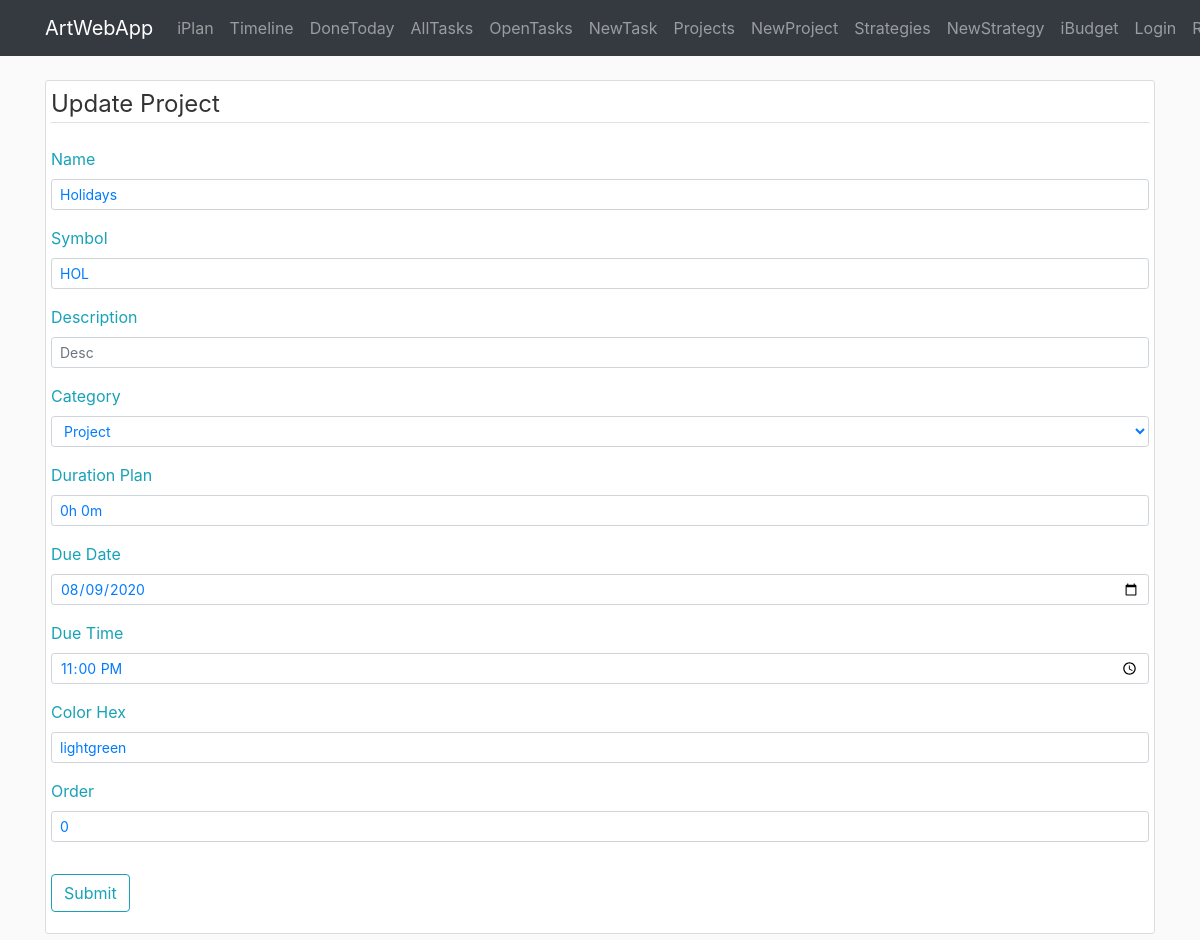
Page /iplan/project/update/9 on the earlier database version.
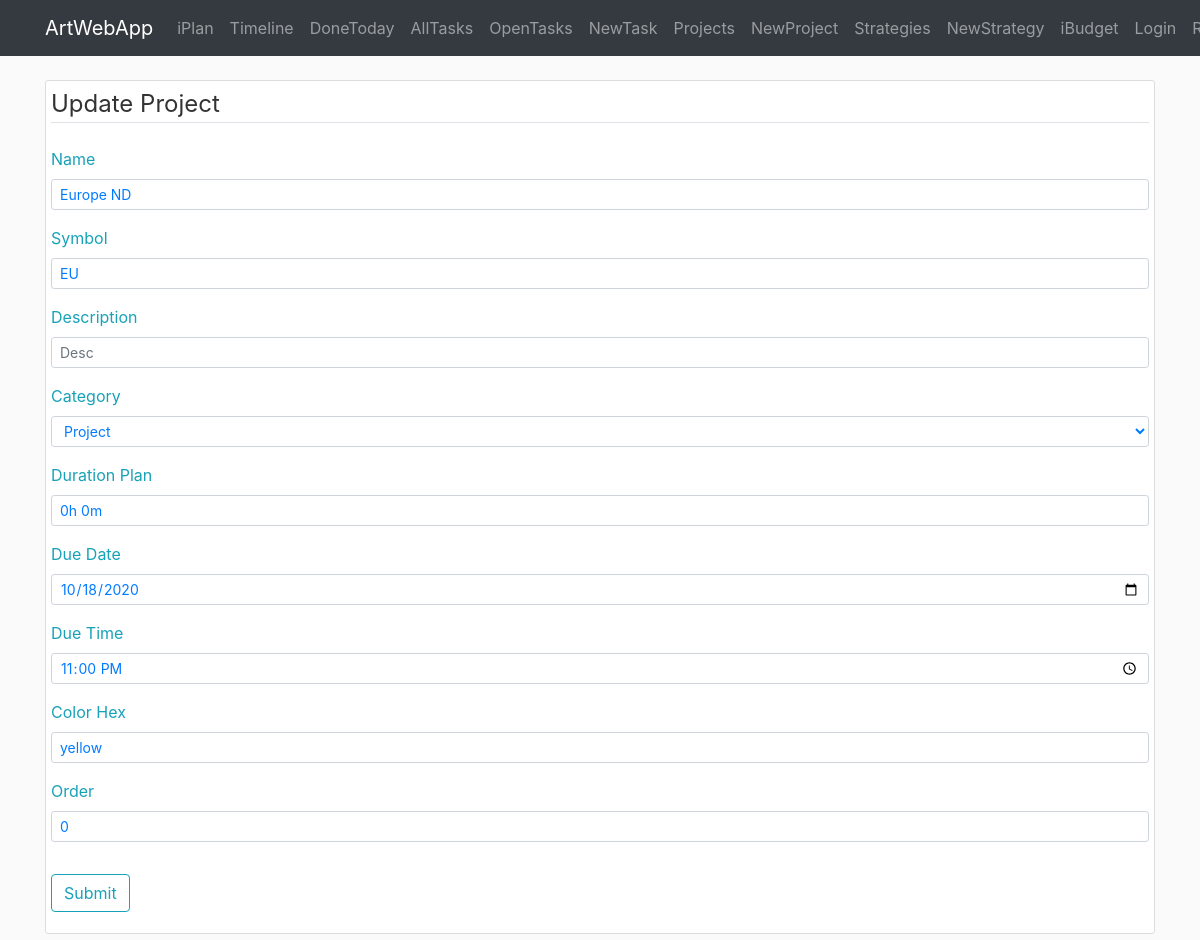
Same page on the later database version.
### awa/iplan/models.py (models this page shows, shortened)
class Project(db.Model):
    id = db.Column(db.Integer, primary_key=True)
    name = db.Column(db.String(40), nullable=False)
    symbol = db.Column(db.String(3))
    desc = db.Column(db.Text)
    category = db.Column(db.String(20))
    color = db.Column(db.String(7))
    order = db.Column(db.Integer)
    time_creation = db.Column(db.DateTime, default=datetime.now)
    time_completion = db.Column(db.DateTime)
    time_due = db.Column(db.DateTime)
    duration_plan = db.Column(db.Interval, nullable=False, default=timedelta(0))
    show_timeline = db.Column(db.Boolean, default=True, nullable=False)
    br_task = db.relationship('Task', backref='project')  # todo: lazy=True - test that later

### awa/iplan/routes.py (the view)
@iplan.route('/iplan/project/update/<id_project>', methods=['GET', 'POST'])
def project_update(id_project):
    item_project = Project.query.get_or_404(id_project)
    form_project = ProjectForm()
    form_project.category.choices = PROJECT_CATEGORY_CHOICES
    if form_project.validate_on_submit():
        item_project.name = form_project.name.data
        item_project.symbol = form_project.symbol.data
        item_project.desc = form_project.desc.data
        item_project.category = dict(PROJECT_CATEGORY_CHOICES).get(form_project.category.data)
        item_project.color = form_project.color.data
        item_project.order = form_project.order.data
        item_project.duration_plan = duration_from_string(form_project.duration_plan.data)
        item_project.time_due = datetime(year=form_project.time_due_date.data.year, month=form_project.time_due_date.data.month,
                          day=form_project.time_due_date.data.day) + timedelta(hours=form_project.time_due_time.data.hour, minutes=form_project.time_due_time.data.minute)
        db.session.commit()
        return redirect(url_for('iplan.project'))
    elif request.method == 'GET':
        form_project.name.data = item_project.name
        form_project.symbol.data = item_project.symbol
        form_project.desc.data = item_project.desc
        form_project.category.data = reverse_dict(PROJECT_CATEGORY_CHOICES).get(item_project.category, 1)
        form_project.color.data = item_project.color
        form_project.order.data = item_project.order
        form_project.duration_plan.data = string_from_duration(item_project.duration_plan)
        form_project.time_due_date.data = item_project.time_due
        form_project.time_due_time.data = item_project.time_due
    return render_template('iplan/project_edit.html', form=form_project, legend='Update Project')

### awa/iplan/forms.py
class ProjectForm(FlaskForm):
    name = StringField(label='Name', validators=[DataRequired(), Length(max=40)])
    symbol = StringField(label='Symbol', validators=[Length(max=20)])
    desc = StringField(label='Description')
    category = SelectField(label='Category', coerce=int)
    time_due_date = DateField(label='Due Date')
    time_due_time = TimeField(label='Due Time')
    duration_plan = StringField(label='Duration Plan')
    color = StringField(label='Color Hex')
    order = IntegerField(label='Order')
    submit = SubmitField(label='Submit')

### awa/iplan/utils.py (called while the page is built, shortened)
def reverse_dict(x):
    return {v: k for (k, v) in dict(x).items()}

def string_from_duration(x):
    if x is None or x.total_seconds() == 0:
        return '0h 0m'

### awa/templates/iplan/project_edit.html (shortened to what the changed rows need)
{% extends "layout.html" %}
{% block content %}
<div class="container">
    <div class="content-section">
        <form method="POST" action="">
            <fieldset class="form-group">
                <div class="form-group">
                    {{ form.name.label(class="form-control-label text-info") }}
                    {% if form.name.errors %}
                        {{ form.name(class="form-control form-control-sm is-invalid") }}
                        <div class="invalid-feedback">
                            {% for error in form.name.errors %}
                                <span>{{ error }}</span>
                            {% endfor %}
                        </div>
                    {% else %}
                        {{ form.name(class="form-control form-control-sm text-primary", placeholder='Name') }}
                    {% endif %}
                </div>
                <div class="form-group">
                    {{ form.symbol.label(class="form-control-label text-info") }}
                    {% if form.symbol.errors %}
                        {{ form.symbol(class="form-control form-control-sm is-invalid") }}
                        <div class="invalid-feedback">
                            {% for error in form.symbol.errors %}
                                <span>{{ error }}</span>
                            {% endfor %}
                        </div>
                    {% else %}
                        {{ form.symbol(class="form-control form-control-sm text-primary", placeholder='Symbol') }}
                    {% endif %}
                </div>
                <div class="form-group">
                    {{ form.desc.label(class="form-control-label text-info") }}
                    {% if form.desc.errors %}
                        {{ form.desc(class="form-control form-control-sm is-invalid") }}
                        <div class="invalid-feedback">
                            {% for error in form.desc.errors %}
                                <span>{{ error }}</span>
                            {% endfor %}
                        </div>
                    {% else %}
                        {{ form.desc(class="form-control form-control-sm text-primary", placeholder='Desc') }}
                    {% endif %}
                </div>
                <div class="form-group">
                    {{ form.category.label(class="form-control-label text-info") }}
                    {% if form.category.errors %}
                        {{ form.category(class="form-control form-control-sm is-invalid") }}
                        <div class="invalid-feedback">
                            {% for error in form.category.errors %}
                                <span>{{ error }}</span>
                            {% endfor %}
                        </div>
                    {% else %}
                        {{ form.category(class="form-control form-control-sm text-primary") }}
                    {% endif %}
                </div>
                <div class="form-group">
                    {{ form.duration_plan.label(class="form-control-label text-info") }}
                    {% if form.duration_plan.errors %}
                        {{ form.duration_plan(class="form-control form-control-sm is-invalid") }}
                        <div class="invalid-feedback">
                            {% for error in form.duration_plan.errors %}
                                <span>{{ error }}</span>
                            {% endfor %}
                        </div>
                    {% else %}
                        {{ form.duration_plan(class="form-control form-control-sm text-primary", placeholder='0h 0m') }}
                    {% endif %}
                </div>
                <div class="form-group">
                    {{ form.time_due_date.label(class="form-control-label text-info") }}
                    {% if form.time_due_date.errors %}
                        {{ form.time_due_date(class="form-control form-control-sm is-invalid") }}
                        <div class="invalid-feedback">
                            {% for error in form.time_due_date.errors %}
                                <span>{{ error }}</span>
                            {% endfor %}
                        </div>
                    {% else %}
                        {{ form.time_due_date(class="form-control form-control-sm text-primary") }}
                    {% endif %}
                </div>
                <div class="form-group">
                    {{ form.color.label(class="form-control-label text-info") }}
                    {% if form.color.errors %}
                        {{ form.color(class="form-control form-control-sm is-invalid") }}
                        <div class="invalid-feedback">
                            {% for error in form.color.errors %}
                                <span>{{ error }}</span>
                            {% endfor %}
                        </div>
                    {% else %}
                        {{ form.color(class="form-control form-control-sm text-primary") }}
                    {% endif %}
                </div>
                <div class="form-group">
                    {{ form.order.label(class="form-control-label text-info") }}
                    {% if form.order.errors %}
                        {{ form.order(class="form-control form-control-sm is-invalid") }}
                        <div class="invalid-feedback">
                            {% for error in form.order.errors %}
                                <span>{{ error }}</span>
                            {% endfor %}
                        </div>
                    {% else %}
                        {{ form.order(class="form-control form-control-sm text-primary") }}
                    {% endif %}
                </div>
            </fieldset>
        </form>
    </div>
</div>
{% endblock content %}

Differences in the rows shown:
changed Project "Project": name "Holidays" → "Europe ND"; symbol "HOL" → "EU"; color "lightgreen" → "yellow"
Other differences:
form field time_due_date: "08/09/2020" → "10/18/2020"
